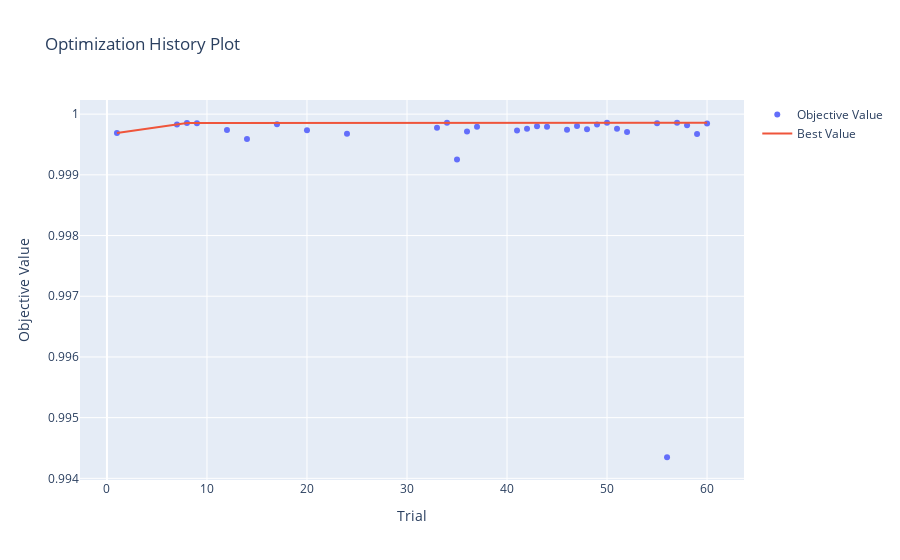

Notebook code for this chart:
### Code cell
optuna.visualization.plot_optimization_history(data)

### Figure 1 — Plotly figure (JSON) as saved in the notebook; plotly's stock layout.template omitted (floating-point values rounded to 4 significant figures)
{"data": [{"mode": "markers", "name": "Objective Value", "type": "scatter", "x": [1, 7, 8, 9, 12, 14, 17, 20, 24, 33, 34, 35, 36, 37, 41, 42, 43, 44, 46, 47, 48, 49, 50, 51, 52, 55, 56, 57, 58, 59, 60], "y": [0.9997, 0.9998, 0.9999, 0.9998, 0.9997, 0.9996, 0.9998, 0.9997, 0.9997, 0.9998, 0.9999, 0.9993, 0.9997, 0.9998, 0.9997, 0.9998, 0.9998, 0.9998, 0.9997, 0.9998, 0.9998, 0.9998, 0.9999, 0.9998, 0.9997, 0.9998, 0.9943, 0.9999, 0.9998, 0.9997, 0.9998]}, {"name": "Best Value", "type": "scatter", "x": [1, 7, 8, 9, 12, 14, 17, 20, 24, 33, 34, 35, 36, 37, 41, 42, 43, 44, 46, 47, 48, 49, 50, 51, 52, 55, 56, 57, 58, 59, 60], "y": [0.9997, 0.9998, 0.9999, 0.9999, 0.9999, 0.9999, 0.9999, 0.9999, 0.9999, 0.9999, 0.9999, 0.9999, 0.9999, 0.9999, 0.9999, 0.9999, 0.9999, 0.9999, 0.9999, 0.9999, 0.9999, 0.9999, 0.9999, 0.9999, 0.9999, 0.9999, 0.9999, 0.9999, 0.9999, 0.9999, 0.9999]}], "layout": {"title": {"text": "Optimization History Plot"}, "xaxis": {"title": {"text": "Trial"}}, "yaxis": {"title": {"text": "Objective Value"}}}}
